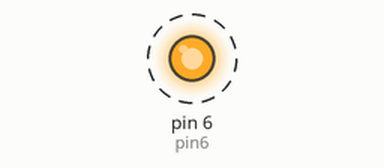
Bench run of a sketch on a simulated Arduino Uno, built with avr-gcc and run on an emulated ATmega328P. On the bench: output pins drawn as LEDs (lit = HIGH). Dashed ring = blinking.

Above: at 0.5 s.
Timing chart, 0 to 4.6 s (numbered marks = the images above):
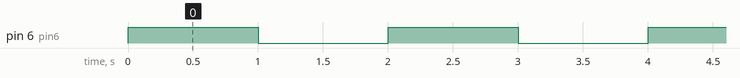

The sketch:

testing-board.ino
```cpp
#define pin6 6
void setup() {
  // put your setup code here, to run once:
  pinMode(pin6,OUTPUT);
}

void loop() {
  // put your main code here, to run repeatedly:
digitalWrite(pin6,HIGH);
delay(1000);
digitalWrite(pin6,LOW);
delay(1000);
}
```

Measured:
- by itself, pin 6 (pin6): alternates HIGH for 1.0 s and LOW for 1.0 s
